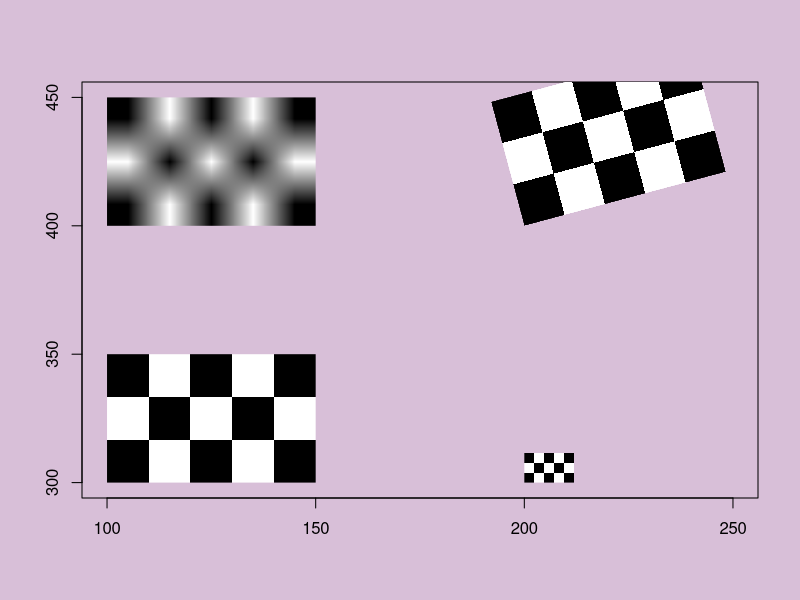

Here is the R script that generated this plot:
require(grDevices)
## set up the plot region:
op <- par(bg = "thistle")
plot(c(100, 250), c(300, 450), type = "n", xlab = "", ylab = "")

image <- as.raster(matrix(0:1, ncol = 5, nrow = 3))
rasterImage(image, 100, 300, 150, 350, interpolate = FALSE)
rasterImage(image, 100, 400, 150, 450)
rasterImage(image, 200, 300, 200 + xinch(.5), 300 + yinch(.3), interpolate = FALSE)
rasterImage(image, 200, 400, 250, 450, angle = 15, interpolate = FALSE)
par(op)
